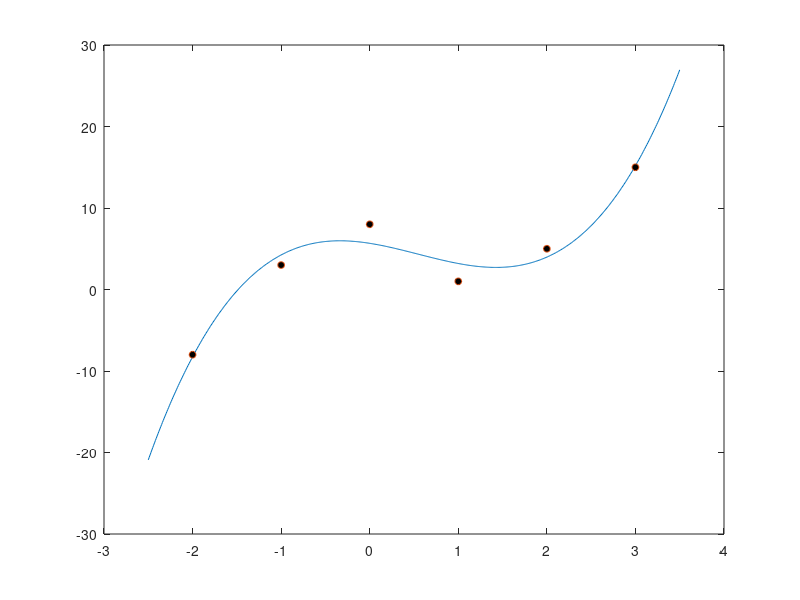

Write the MATLAB code that produced this figure.
xi = [-2:3]'
yi = [-8 3 8 1 5 15]';
A=[xi.^3 xi.^2 xi ones(6,1)]
b=yi
x=A\b
f = @(t) x(1)*t.^3+x(2)*t.^2+x(3)*t+x(4);
t = -2.5:.01:3.5;
y=f(t);
plot(t,y,xi,yi,'o','MarkerSize',5,'MarkerFaceColor','black')